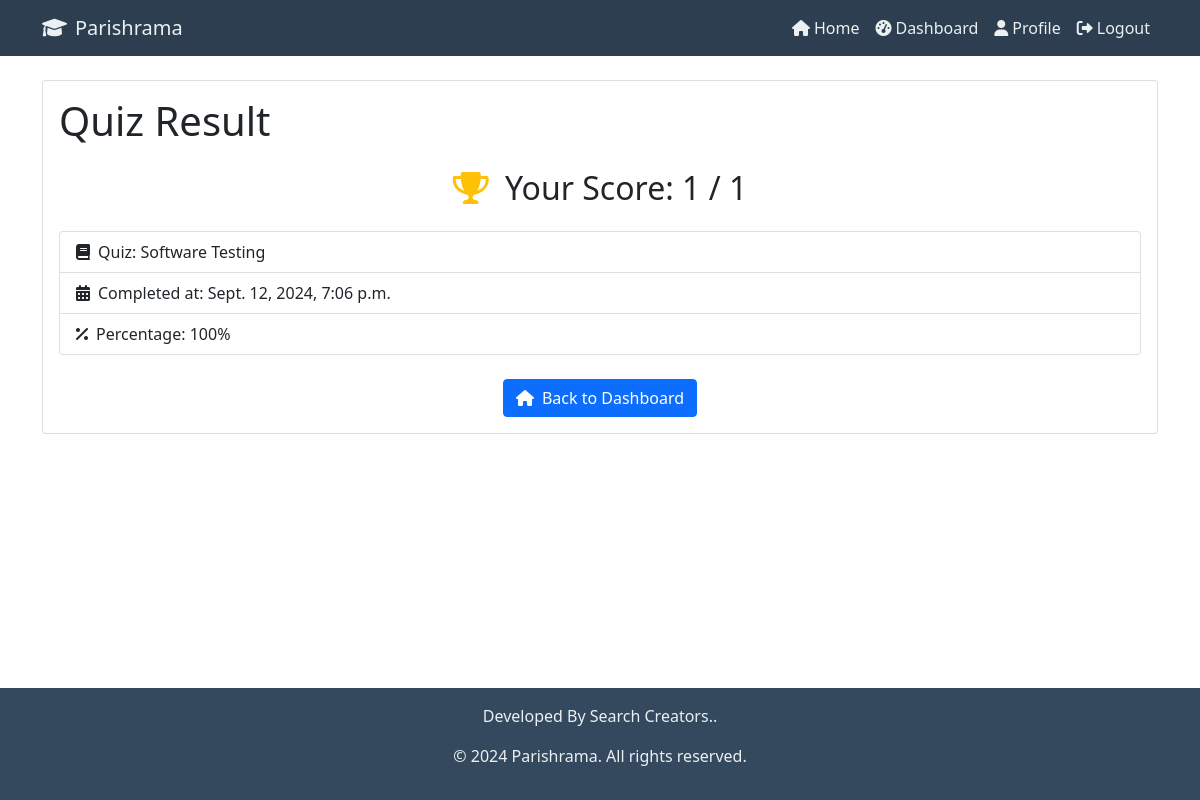
Page /user/quiz/1/result/ (signed in) on the committed database.
### quiz_app/models.py (models this page shows, shortened)
class QuizResult(models.Model):
    user = models.ForeignKey(User, on_delete=models.CASCADE)
    quiz = models.ForeignKey(Quiz, on_delete=models.CASCADE)
    score = models.IntegerField()
    completed_at = models.DateTimeField(auto_now_add=True)

class Quiz(models.Model):
    subject = models.ForeignKey(Subject, on_delete=models.CASCADE)
    title = models.CharField(max_length=200)
    description = models.TextField()
    time_limit = models.IntegerField(help_text="Time limit in minutes")
    created_at = models.DateTimeField(auto_now_add=True)

### quiz_app/views.py (the view)
# urls.py: path('user/quiz/<int:quiz_id>/result/', views.quiz_result, name='quiz_result'),
@login_required
def quiz_result(request, quiz_id):
    quiz = get_object_or_404(Quiz, pk=quiz_id)
    result = QuizResult.objects.filter(user=request.user, quiz=quiz).latest('completed_at')
    question_count = quiz.question_set.count()
    score_percentage = (result.score / question_count) * 100 if question_count > 0 else 0
    performance_level = 'excellent' if score_percentage == 100 else 'good' if score_percentage >= 70 else 'average'
    context = {
        'result': result,
        'question_count': question_count,
        'score_percentage': score_percentage,
        'performance_level': performance_level,
    }
    return render(request, 'user/quiz_result.html', context)

### quiz_app/templates/user/quiz_result.html
{% extends 'base.html' %}
{% block content %}
<div class="card">
    <div class="card-body">
        <h1 class="card-title mb-4">Quiz Result</h1>
        <h2 class="text-center mb-4">
            {% with question_count=result.quiz.question_set.count %}
                {% if result.score == question_count %}
                    <i class="fas fa-trophy text-warning me-2"></i>
                {% elif result.score >= question_count|divisibleby:10|add:7 %}
                    <i class="fas fa-medal text-success me-2"></i>
                {% else %}
                    <i class="fas fa-star text-primary me-2"></i>
                {% endif %}
                Your Score: {{ result.score }} / {{ question_count }}
            {% endwith %}
        </h2>
        <ul class="list-group mb-4">
            <li class="list-group-item">
                <i class="fas fa-book me-2"></i>Quiz: {{ result.quiz.title }}
            </li>
            <li class="list-group-item">
                <i class="fas fa-calendar-alt me-2"></i>Completed at: {{ result.completed_at }}
            </li>
            <li class="list-group-item">
                <i class="fas fa-percent me-2"></i>Percentage:
                {% widthratio result.score result.quiz.question_set.count 100 %}%
            </li>
        </ul>
        <div class="text-center">
            <a href="{% url 'user_dashboard' %}" class="btn btn-primary">
                <i class="fas fa-home me-2"></i>Back to Dashboard
            </a>
        </div>
    </div>
</div>
{% endblock %}

### quiz_app/templates/base.html (style rules this page uses)
body { display: flex; flex-direction: column; min-height: 100vh; }

### rows in the picture
QuizResult: score "1", quiz "Software Testing", completed_at "Sept. 12, 2024, 7:06 p.m.", score+quiz "100"

### other values in the picture
{{ question_count }} "1"
